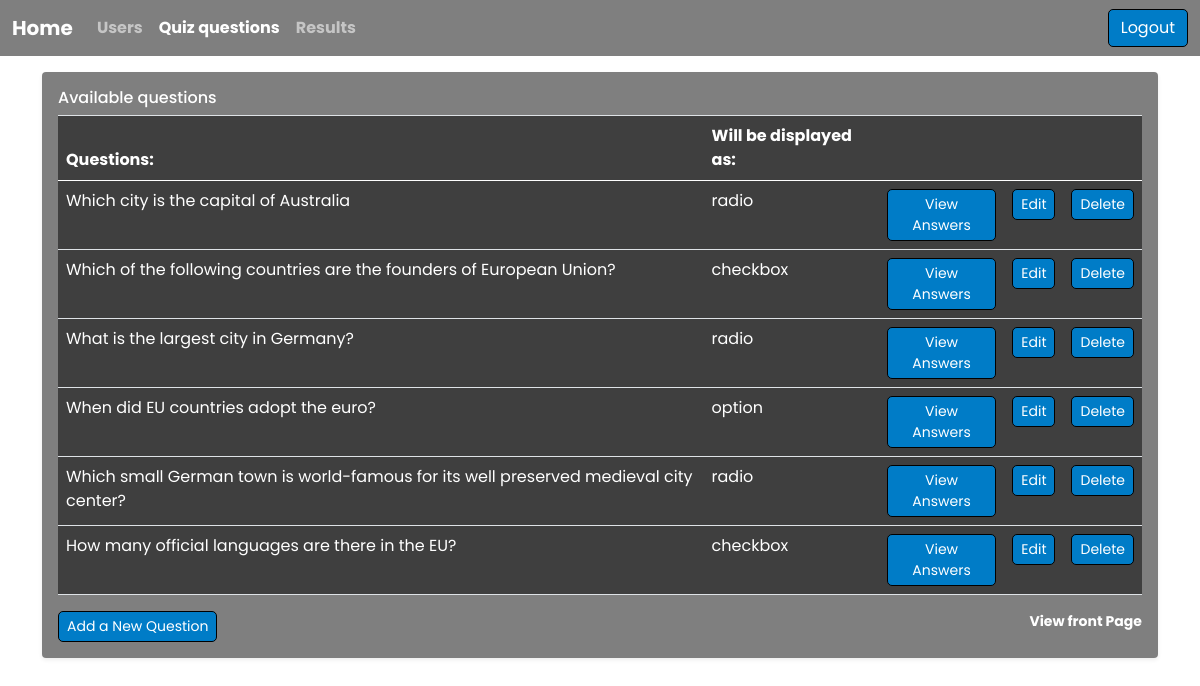
The app's page /admin/questions/index.php (signed in) with its own data.
### tables this page shows
CREATE TABLE `questions` (
  `id` int(11) NOT NULL,
  `question_text` varchar(255) NOT NULL,
  `display` varchar(60) NOT NULL
);

### admin/questions/index.php (called while the page is built, shortened)
<?php
$questions = Question::select_all('questions');
include(INCLUDES_PATH . '/header.php');
include(INCLUDES_PATH . '/navbar.php');
include 'views/index.view.php';
include(INCLUDES_PATH . '/footer.php');

### classes/QueryBuilder.php (called while the page is built, shortened)
<?php
class QueryBuilder {
    static protected PDO $db;
    protected static string $table_name = "";
    public static function set_db_session($db, $session)
    {
        self::$db = $db;
    }
    public static function select_all()
    {
        $sql = "SELECT * FROM ".static::$table_name. "";
        $query = self::$db->prepare($sql);
        $query->execute();
        return $query->fetchAll(PDO::FETCH_OBJ);
    }
}

### admin/questions/views/index.view.php (the view, shortened to what this page needs)
<main class="container">
    <div class="my-3 p-3 transparent rounded shadow-sm">
        <h6 class="border-bottom pb-2 mb-0 text-white">Available questions</h6>
        <table class="table transparent text-white table-hover">
            <thead>
            <tr>
                <th>Questions:</th>
                <th>Will be displayed as:</th>
                <th></th>
                <th></th>
                <th></th>
            </tr>
            </thead>
            <tbody>
            <?php foreach($questions as $question):  ?>
                <tr>
                    <td><?php echo $question->question_text; ?></td>
                    <td><?php echo $question->display; ?></td>
                    <td><a href="show.php?id=<?php echo $question->id; ?>" class="btn  btn-sm">View Answers</a></td>
                    <td><a href="edit.php?id=<?php echo $question->id; ?>" class="btn btn-sm">Edit</a></td>
                    <td>
                        <form method="post" action="delete.php?id=<?php echo $question->id; ?>">
                            <div id="operations">
                                <input type="submit" name="commit" class="btn btn-sm" value="Delete" />
                            </div>
                        </form>
                    </td>
                </tr><?php  endforeach; ?>
            </tbody>
        </table>
        <small class="d-flex justify-content-between mt-3">
            <a class="btn  btn-sm" href="<?php echo URLROOT .'/admin/questions/create.php' ?>">Add a New Question</a>
            <a href="<?php echo URLROOT ?>" target="_blank">View front Page</a>
        </small>
    </div>

### admin/includes/header.php (shortened to what this page needs)
<!doctype html>
<html lang="en">
<head>
    <link href="https://cdn.jsdelivr.net/npm/bootstrap@5.1.0/dist/css/bootstrap.min.css" rel="stylesheet">
    <link rel="stylesheet" href="<?php echo URLROOT ?>/css/main.css">
</head>
<body>

### admin/includes/navbar.php (shortened to what this page needs)
<nav class="navbar navbar-expand-lg navbar-dark transparent " aria-label="Main navigation">
    <div class="container-fluid">
        <a class="navbar-brand" href="<?php echo URLROOT ?>/admin">Home</a>
        <div class="navbar-collapse offcanvas-collapse" id="navbarsExampleDefault">
            <ul class="navbar-nav me-auto mb-2 mb-lg-0">
                <li class="nav-item">
                    <a class="nav-link <?php if(isset($users)){ echo 'active';} ?>"
                       href="<?php echo URLROOT ?>/admin/users/index.php">Users</a>
                </li>
                <li class="nav-item">
                    <a class="nav-link <?php if(isset($questions)){ echo 'active';} ?>"
                       href="<?php echo URLROOT ?>/admin/questions/index.php">Quiz questions</a>
                </li>
                <li class="nav-item">
                    <a class="nav-link <?php if(isset($results)){ echo 'active';} ?>"
                       href="<?php echo URLROOT ?>/admin/results/index.php">Results</a>
                </li>
            </ul>
            <a href="<?php echo URLROOT ?>/admin/logout.php" class="btn logoutBtn" role="button" aria-pressed="true">Logout</a>
        </div>
    </div>
</nav>

### admin/includes/footer.php (shortened to what this page needs)
</main>
</body>
</html>

### css/main.css (style rules this page uses)
:root { --fontFamily: 'Poppins', sans-serif; --fontLogo: 'Josefin Sans', sans-serif; --secondaryColor: #9dadbc; --ShadowLightBlue: rgba(238, 251, 251, 0.8); --DarkBlue: #12232E; --LightestBlue: #4DA8DA; --ShadowDarkBlue: #203647; --LighterBlue: #007CC7; --btnDisabled: #dadbc; --yellowGreen: #b3b679; --black: #000000; --white: #ffffff; --fontSize: 16px; --transition: .3s ease; --text: #444444; }
* { margin: 0; padding: 0; box-sizing: border-box; }
body { font-family: var(--fontFamily); font-size: var(--fontSize); background-image: url(../img/bg.jpg); background-size: cover; background-position: center top; color: var(--white); }
.navbar { background-color: var(--secondaryColor) }
a { text-decoration: none; font-weight: bold; color: white; }
.transparent { background: rgba(0, 0, 0, 0.5); }
.btn { background-color: var(--LighterBlue); border: 1px solid var(--black); border-radius: 5px; color: white!important; }

### records on screen
questions: question_text "Which city is the capital of Australia", display "radio"
questions: question_text "Which of the following countries are the founders of European Union?", display "checkbox"
questions: question_text "What is the largest city in Germany?", display "radio"
questions: question_text "When did EU countries adopt the euro?", display "option"
questions: question_text "Which small German town is world-famous for its well preserved medieval city center?", display "radio"
questions: question_text "How many official languages are there in the EU?", display "checkbox"
